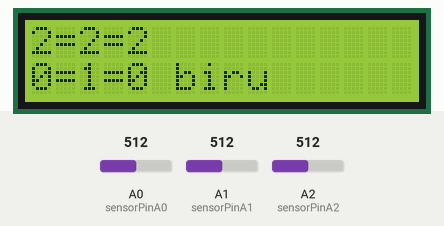
Simulated run of this sketch. Board: Arduino Uno, built with avr-gcc and run on an emulated ATmega328P. Shown: 16×2 character LCD. The inputs (shaded band) are chosen by the test bench; at power-on: A2 (sensorPinA2) = 512, A1 (sensorPinA1) = 512, A0 (sensorPinA0) = 512.

Above: at 2.2 s.
2.3 s: A2 (sensorPinA2) set to 496
At 4.2 s:
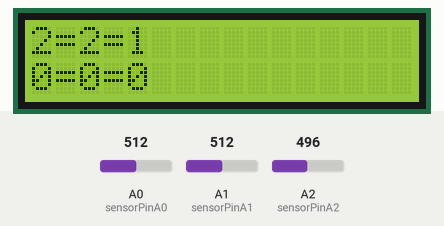
4.5 s: A1 (sensorPinA1) set to 271
At 6.3 s:
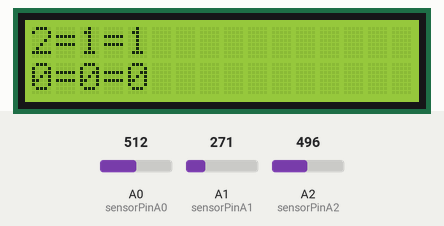
6.6 s: A1 (sensorPinA1) set to 240
At 7.5 s:
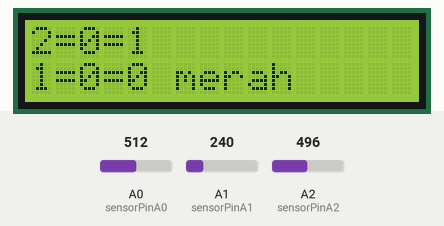
8.6 s: A0 (sensorPinA0) set to 306
At 9.6 s:
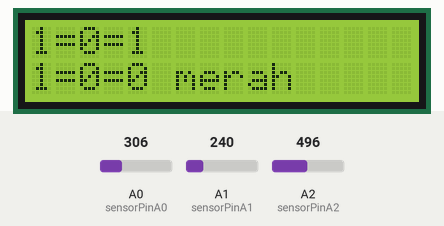
10.6 s: A0 (sensorPinA0) set to 122
At 11.7 s:
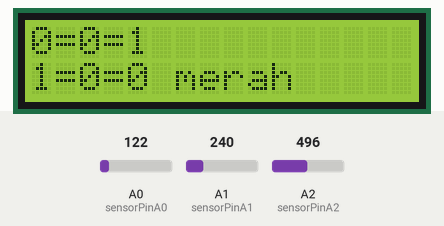
12.6 s: A2 (sensorPinA2) set to 716
At 13.9 s:
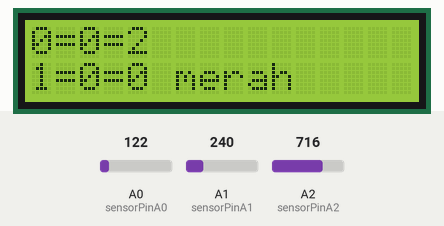
Timing chart, 0 to 15.6 s (numbered marks = the images above; inputs shaded):
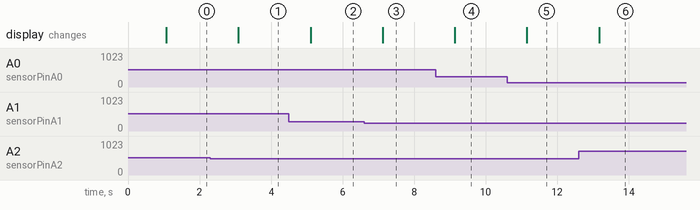

Measured:
- the behaviour switches between 512 and 511 on A2 (sensorPinA2) (found by bisection; images 0 and 1)
- the behaviour switches between 256 and 255 on A1 (sensorPinA1) (found by bisection; images 2 and 3)
- after the input at 2.3 s, the display: changes after 0.79 s (image 1)
- after the input at 4.5 s, the display: changes after 0.60 s (image 2)
- after the input at 6.6 s, the display: changes after 0.52 s (image 3)
- after the input at 8.6 s, the display: changes after 0.54 s (image 4)
- after the input at 10.6 s, the display: changes after 0.55 s (image 5)
- after the input at 12.6 s, the display: changes after 0.57 s (image 6)

The sketch:

Jaringan_Saraf_Tiruan_Sensor_Warna.ino
```cpp
/*
 * Jaringan Saraf Tiruan Sensor Warna
 * Referensi : https://wangready.wordpress.com/2013/02/11/penerapan-jst-pada-sensor-warna/
 * Bandung
 */

#include <LiquidCrystal.h>

LiquidCrystal lcd(12, 11, 5, 4, 3, 2);

#define sensorPinA0 A0
#define sensorPinA1 A1
#define sensorPinA2 A2

unsigned char readADC(unsigned char adc_input) {
  ADMUX = adc_input | (0x40);
  ADCSRA |= (1 << ADSC);
  while (ADCSRA & (1 << ADSC));
  return ADCH;
}

float W1[3][9] = {
  {-0.0552, 0.2011, -0.0775, -0.2480, 0.0759, -0.6707, 2.7798, 0.3610, -0.2911},
  {7.2505, 2.3445, 0.4637, -2.1228, -3.8145, -0.3211, 4.3576, -2.4067, -0.6085},
  {1.4586, -1.5528, -0.7996, -0.8682, 0.4503, -0.1916, -0.7845, 0.2793, -0.5579}
};

float W2[9][3] = {
  {-8.8792, 8.8622, -2.1603},
  {-1.7257, 0.2986, 0.8022},
  {-0.8877, -7.1093, 7.0267},
  {0.8346, -0.5394, -0.5260},
  {2.9642, -3.0433, -4.9297},
  {-0.9731, -0.2062, -0.4736},
  {5.9101, -5.9067, -1.8619},
  {3.0977, -3.0036, -3.7159},
  {0.7786, 0.5356, 0.2736}
};

float X[9];
float Y[3];
int kelas[3];
float v = 0;

void run_JST() {
  unsigned int i, j, jj;

  for (i = 0; i < 9; i++) {
    v = 0;

    for (j = 0; j < 3; j++) {
      v += X[j] * W1[j][i];
    }

    X[i] = 1 / (1 + (exp(-v)));
  }

  for (jj = 0; jj < 3; jj++) {
    v = 0;

    for (j = 0; j < 9; j++) {
      v += X[j] * W2[j][jj];
    }

    Y[jj] = 1 / (1 + (exp(-v)));
  }

  for (jj = 0; jj < 3; jj++) {
    if (Y[jj] < 0.5) {
      kelas[jj] = 0;
    } else {
      kelas[jj] = 1;
    }
  }
}

void setup() {
  lcd.begin(16, 2);
  lcd.setCursor(0, 0);
  lcd.print("APLIKASI JST");

  ADMUX = (1 << REFS0);
  ADCSRA = (1 << ADEN) | (1 << ADPS2) | (1 << ADPS1);

  delay(1000);
}

void loop() {
  unsigned char data_adc[3];
  char kata[16];
  const char* warna;

  lcd.clear();
  lcd.setCursor(0, 0);

  for (unsigned int i = 0; i < 3; i++) {
    data_adc[i] = readADC(i);
  }

  sprintf(kata, "%d=%d=%d", data_adc[0], data_adc[1], data_adc[2]);
  lcd.print(kata);

  int CP[3];
  for (unsigned int i = 0; i < 3; i++) {
    CP[i] = data_adc[i];
  }

  for (unsigned int i = 0; i < 3; i++) {
    X[i] = CP[i];
  }

  run_JST();

  if (kelas[0] == 1 && kelas[1] == 0 && kelas[2] == 0) {
    warna = "merah";
  } else if (kelas[0] == 0 && kelas[1] == 1 && kelas[2] == 0) {
    warna = "biru";
  } else if (kelas[0] == 0 && kelas[1] == 0 && kelas[2] == 1) {
    warna = "hijau";
  }

  lcd.setCursor(0, 1);
  sprintf(kata, "%d=%d=%d ", kelas[0], kelas[1], kelas[2]);
  lcd.print(kata);
  lcd.print(warna);

  delay(1000);
}
```
